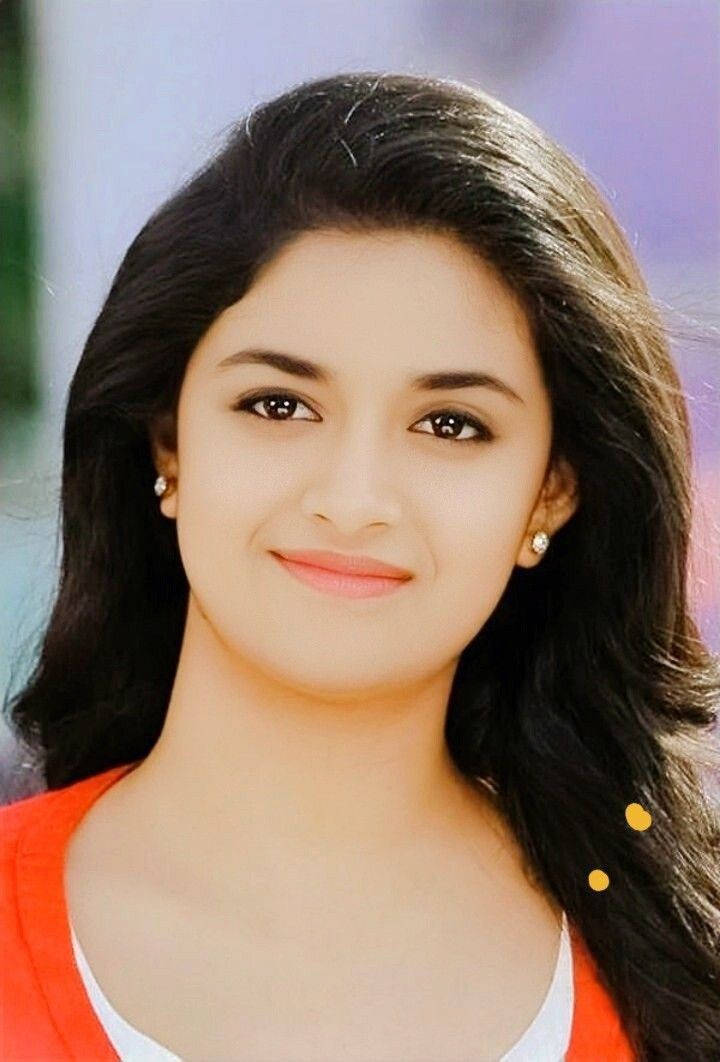
#> input picture img/img_2.jpg, 720 x 1062 px, found by its file name
$ jupyter execute introduction.ipynb
#> lines starting #> are read from the running program, lines starting #| are printed output that depends on the picture
# what is computer vison

computer vision is the field of computer science that focus on creating digital system that can process analyze and make sense of visual data (image,or videos)in the same way that human do

# computer vison task

* Object classification
* Object Identification
* object tracking
* image restoration
* Feature matching
* video motion analysis

# what is open CV

OpenCV (Open Source Computer Vision Library) is a popular library used for image processing, computer vision, and AI camera applications.

It helps computers:

Read images
Detect faces
Recognize objects
Process videos
Track motion
Work with webcams and CCTV feeds

It is mainly used with Python and C++.

What Can OpenCV Do?
Image Processing
Resize images
Crop images
Blur/sharpen
Convert color (RGB → Gray)
Face Detection

Example:

Phone face unlock
Attendance systems
Video Processing
Read webcam
Detect movement
Count objects
AI & Machine Learning Projects
Self-driving cars
Gesture control
OCR (text reading from images)
Drawing & Graphics
Draw shapes
Add text on images

# Core OpenCV Modules

| Module           | Purpose                                  |
| ---------------- | ---------------------------------------- |
| `cv2.core`       | Basic operations, matrices, arrays       |
| `cv2.imgproc`    | Image processing functions               |
| `cv2.imgcodecs`  | Read/write image files                   |
| `cv2.highgui`    | Display images & GUI windows             |
| `cv2.videoio`    | Camera and video handling                |
| `cv2.video`      | Motion tracking & background subtraction |
| `cv2.calib3d`    | Camera calibration & 3D vision           |
| `cv2.features2d` | Feature detection algorithms             |
| `cv2.objdetect`  | Face/object detection                    |
| `cv2.dnn`        | Deep Neural Network module               |
| `cv2.ml`         | Machine learning algorithms              |
| `cv2.photo`      | Computational photography                |
| `cv2.stitching`  | Panorama image stitching                 |
| `cv2.flann`      | Fast nearest-neighbor search             |
| `cv2.gapi`       | Graph API for optimized pipelines        |

# Read and show image

[cell 1]
import cv2 as cv
import numpy as np
import os

[cell 2]
# read image
img=cv.imread("E:\Open_Cv\img\img_2.jpg")
#> img is the input picture: shape (1062, 720, 3); mean B, G, R 109.4, 122.2, 145.8
cv.imshow("rama",img)
cv.waitKey(0)
cv.destroyAllWindows()

# resize image

[cell 3]
# read image
img=cv.imread("E:\Open_Cv\img\img_2.jpg")
re_img=cv.resize(img,(300,200))
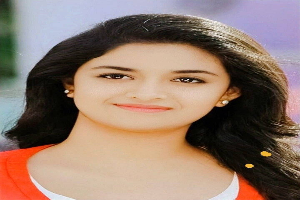
#> re_img: shape (200, 300, 3); mean B, G, R 109.3, 122, 145.7
cv.imshow("rama",re_img)
cv.waitKey(0)
cv.destroyAllWindows()

# multiple image show in one frame

[cell 4]
# read image
img=cv.imread("E:\Open_Cv\img\img_2.jpg")
re_img=cv.resize(img,(300,200))
h=np.hstack((re_img,re_img))
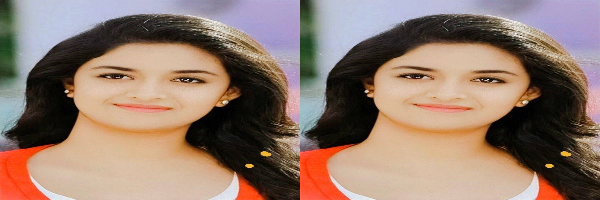
#> h: shape (200, 600, 3); mean B, G, R 109.3, 122, 145.7
cv.imshow("rama",h)
cv.waitKey(0)
cv.destroyAllWindows()

$ run again, with img/img_1.jpg copied over img/img_2.jpg
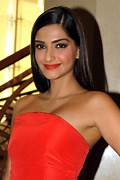
#> input picture img/img_1.jpg, 120 x 180 px, found by its file name
#> img is the input picture: shape (180, 120, 3); mean B, G, R 69.8, 95.7, 160.7
#> `re_img=cv.resize(img,(300,200))`:
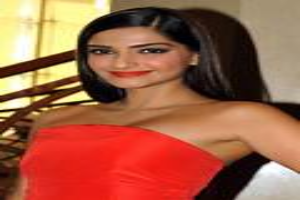
#> re_img: shape (200, 300, 3); mean B, G, R 69.6, 95.6, 160.6
#> `h=np.hstack((re_img,re_img))`:
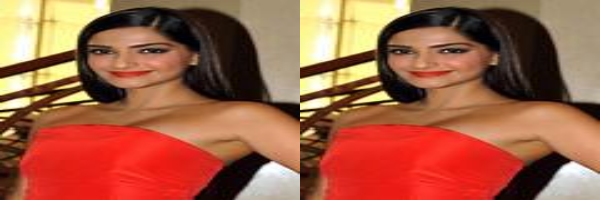
#> h: shape (200, 600, 3); mean B, G, R 69.6, 95.6, 160.6

$ run again, with img/img_3.jpg copied over img/img_2.jpg
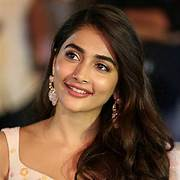
#> input picture img/img_3.jpg, 180 x 180 px, found by its file name
#> img is the input picture: shape (180, 180, 3); mean B, G, R 59.1, 78.1, 105.8
#> `re_img=cv.resize(img,(300,200))`:
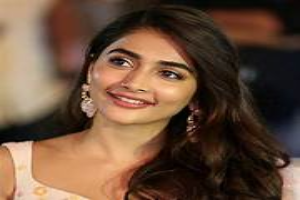
#> re_img: shape (200, 300, 3); mean B, G, R 59, 78, 105.7
#> `h=np.hstack((re_img,re_img))`:
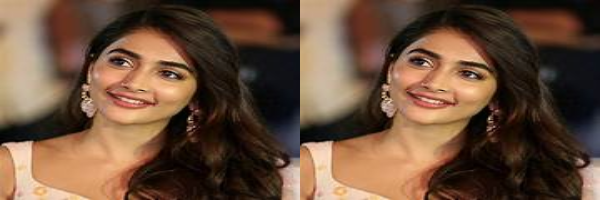
#> h: shape (200, 600, 3); mean B, G, R 59, 78, 105.7

$ run again, with img/img_4.jpg copied over img/img_2.jpg
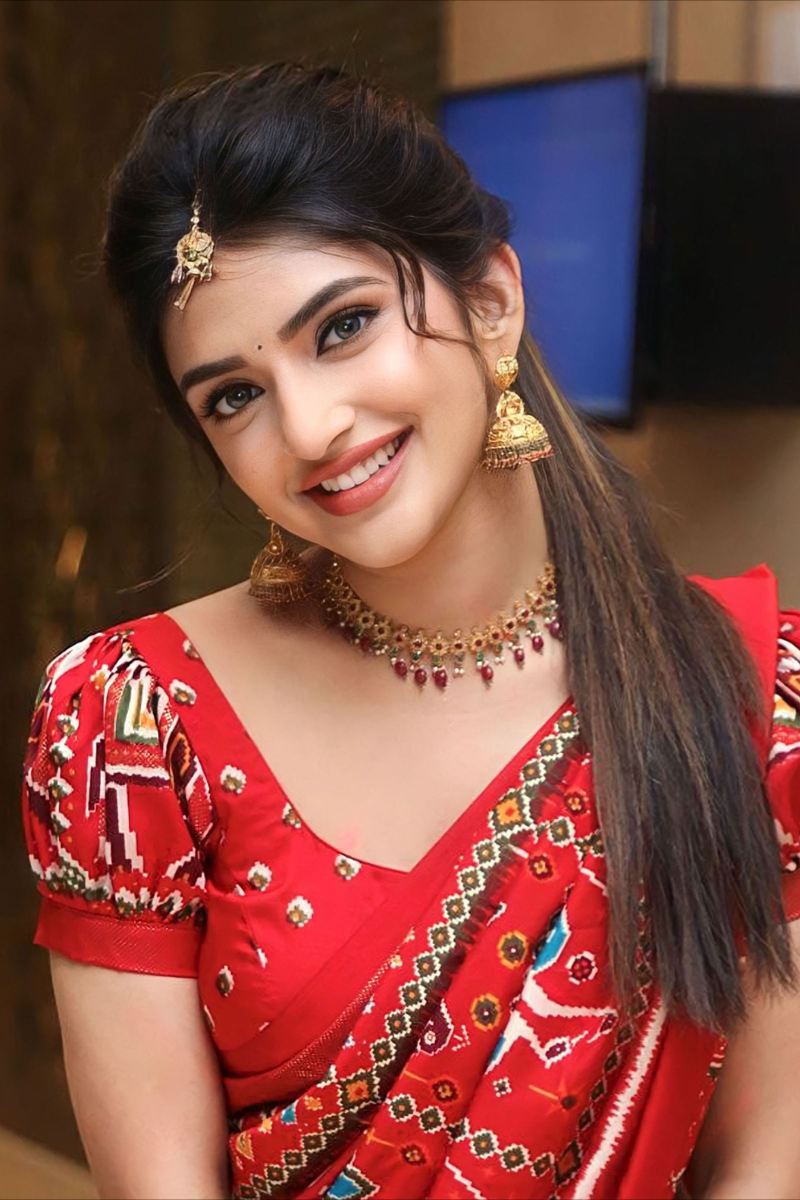
#> input picture img/img_4.jpg, 1600 x 2400 px, found by its file name (shown at 1/2 size)
#> img is the input picture: shape (2400, 1600, 3); mean B, G, R 64.2, 72.7, 127.3
#> `re_img=cv.resize(img,(300,200))`:
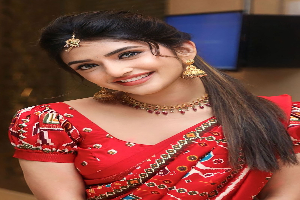
#> re_img: shape (200, 300, 3); mean B, G, R 64.3, 72.8, 127.4
#> `h=np.hstack((re_img,re_img))`:
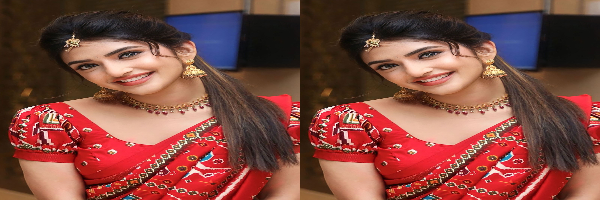
#> h: shape (200, 600, 3); mean B, G, R 64.3, 72.8, 127.4
